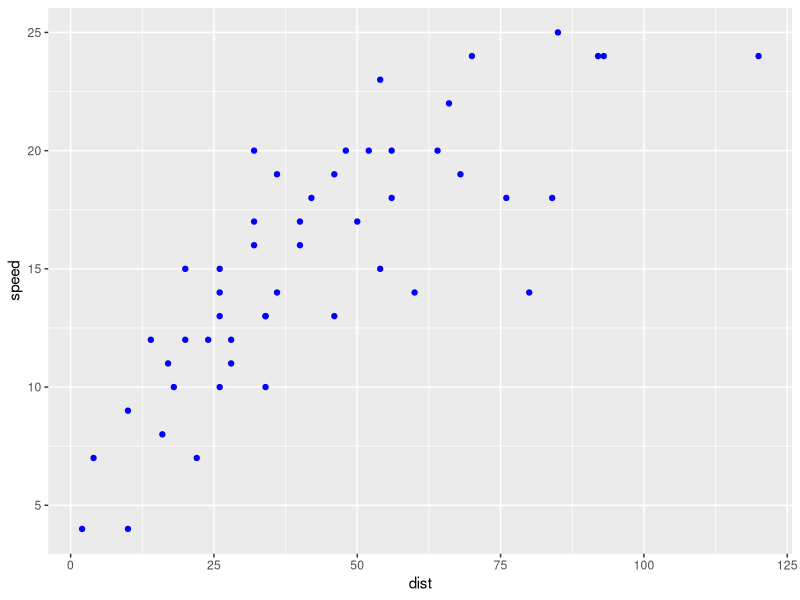

Source code (R):
#For this assignment, create a scatterplot of speed versus distance using the "cars" data set in R.  Use blue squares as your points.
#Some starter code:

library(ggplot2)
data(cars)
ggplot(aes(x=dist,y=speed), data = cars) + geom_point(color='blue',point=14)
#Nice work, but add the blue squares as data points!
#good work!
